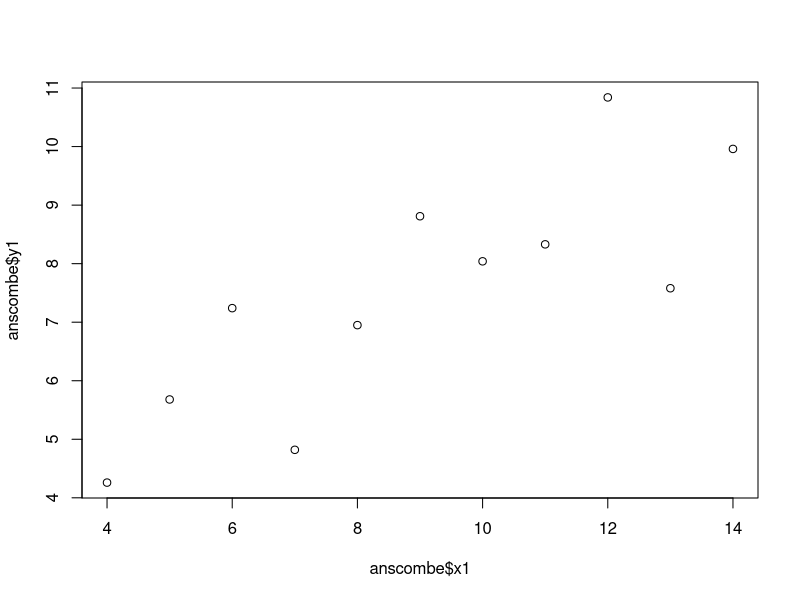
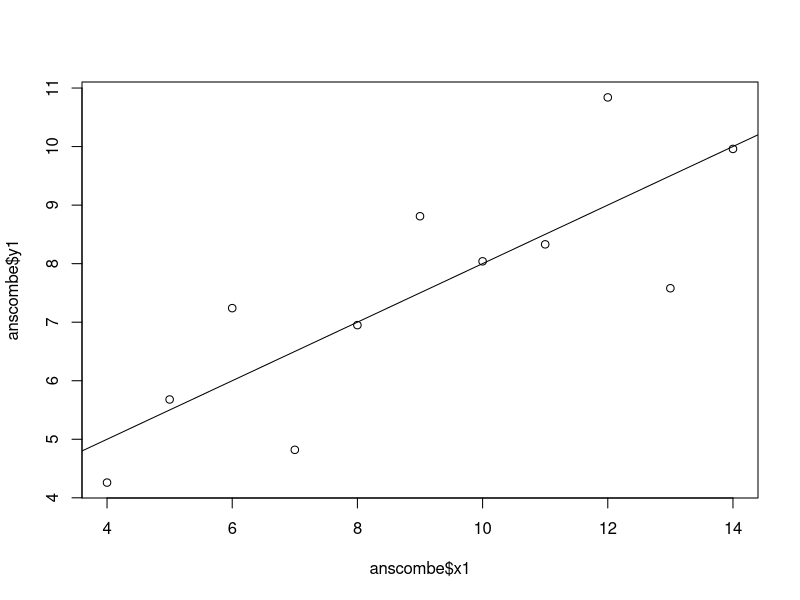
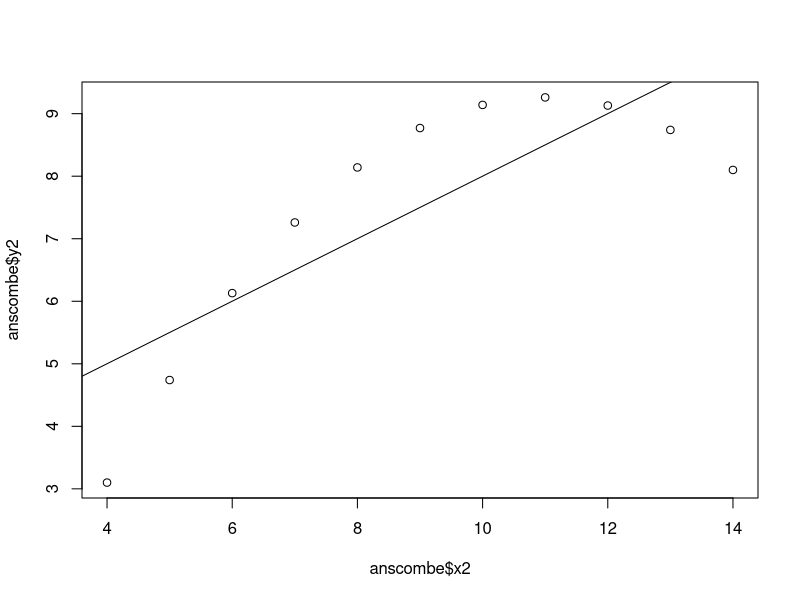
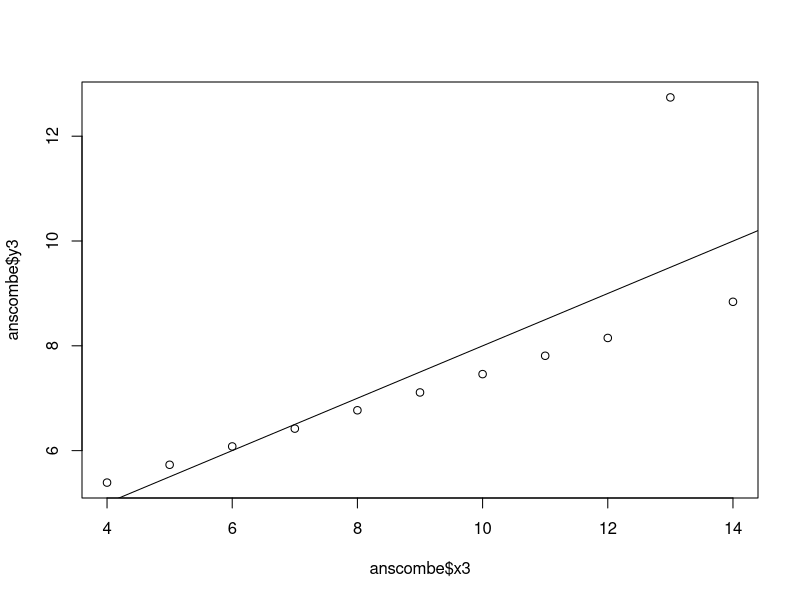
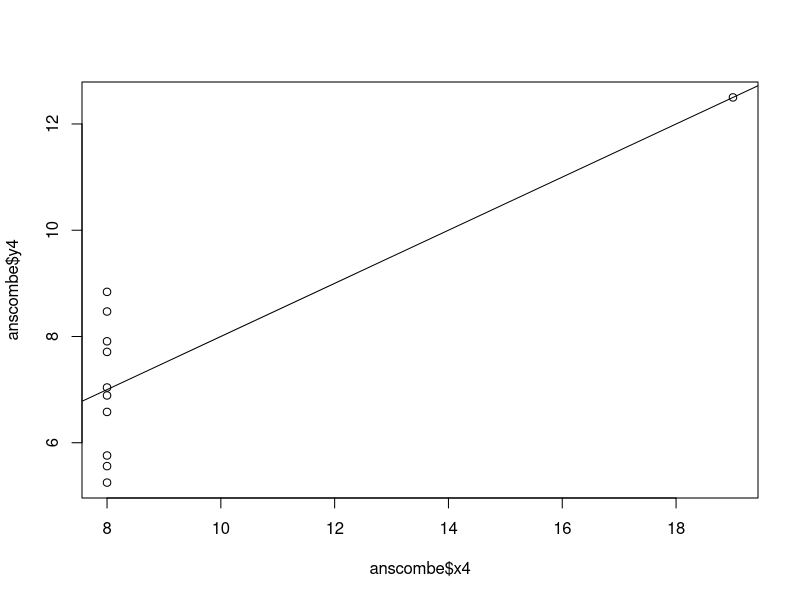
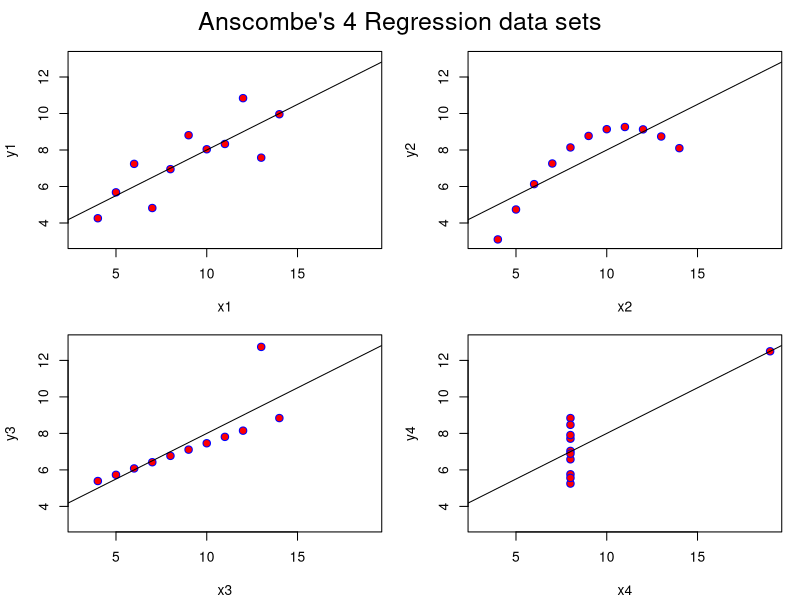

Source code (R) for these figures, in order: (Note: this script raises an error after producing the figures.)
## Anscombe (1973) Quartlet

data(anscombe)  # Load Anscombe's data
View(anscombe) # View the data
summary(anscombe)

## Simple version
plot(anscombe$x1,anscombe$y1)
summary(anscombe)

# Create four model objects
lm1 <- lm(y1 ~ x1, data=anscombe)
summary(lm1)
lm2 <- lm(y2 ~ x2, data=anscombe)
summary(lm2)
lm3 <- lm(y3 ~ x3, data=anscombe)
summary(lm3)
lm4 <- lm(y4 ~ x4, data=anscombe)
summary(lm4)
plot(anscombe$x1,anscombe$y1)
abline(coefficients(lm1))
plot(anscombe$x2,anscombe$y2)
abline(coefficients(lm2))
plot(anscombe$x3,anscombe$y3)
abline(coefficients(lm3))
plot(anscombe$x4,anscombe$y4)
abline(coefficients(lm4))


## Fancy version (per help file)

ff <- y ~ x
mods <- setNames(as.list(1:4), paste0("lm", 1:4))

# Plot using for loop
for(i in 1:4) {
  ff[2:3] <- lapply(paste0(c("y","x"), i), as.name)
  ## or   ff[[2]] <- as.name(paste0("y", i))
  ##      ff[[3]] <- as.name(paste0("x", i))
  mods[[i]] <- lmi <- lm(ff, data = anscombe)
  print(anova(lmi))
}

sapply(mods, coef)  # Note the use of this function
lapply(mods, function(fm) coef(summary(fm)))

# Preparing for the plots
op <- par(mfrow = c(2, 2), mar = 0.1+c(4,4,1,1), oma =  c(0, 0, 2, 0))

# Plot charts using for loop
for(i in 1:4) {
  ff[2:3] <- lapply(paste0(c("y","x"), i), as.name)
  plot(ff, data = anscombe, col = "blue", pch = 21, bg = "red", cex = 1.2,
       xlim = c(3, 19), ylim = c(3, 13))
  abline(mods[[i]], col = "black")
}
mtext("Anscombe's 4 Regression data sets", outer = TRUE, cex = 1.5)
par(op)

help(par)

plot(y1, y2, main="Scatterplot")

install.packages("tidyverse")
data()
BOD 
ggplot(data = mpg, aes(x = cty, y = hwy))

ggplot (data = DATA ) +
  GEOM_FUNCTION (mapping = aes(MAPPINGS))
ggplot(BOD, aes(Time, demand))+
  geom_point(size = 5)+geom_line(colour = "blue")